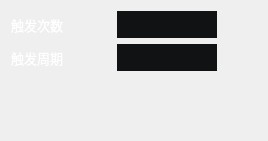
               <widget class="QWidget" name="page_16">
                <layout class="QGridLayout" name="gridLayout_32">
                 <item row="0" column="0">
                  <layout class="QHBoxLayout" name="horizontalLayout_118">
                   <item>
                    <widget class="QLabel" name="label_138">
                     <property name="minimumSize">
                      <size>
                       <width>100</width>
                       <height>0</height>
                      </size>
                     </property>
                     <property name="font">
                      <font>
                       <pointsize>10</pointsize>
                      </font>
                     </property>
                     <property name="styleSheet">
                      <string notr="true">color: rgb(255, 255, 255);</string>
                     </property>
                     <property name="text">
                      <string>触发次数</string>
                     </property>
                    </widget>
                   </item>
                   <item>
                    <widget class="QLineEdit" name="lineEdit_24">
                     <property name="sizePolicy">
                      <sizepolicy hsizetype="Minimum" vsizetype="Fixed">
                       <horstretch>0</horstretch>
                       <verstretch>0</verstretch>
                      </sizepolicy>
                     </property>
                     <property name="minimumSize">
                      <size>
                       <width>0</width>
                       <height>27</height>
                      </size>
                     </property>
                     <property name="maximumSize">
                      <size>
                       <width>100</width>
                       <height>26</height>
                      </size>
                     </property>
                     <property name="font">
                      <font>
                       <pointsize>10</pointsize>
                      </font>
                     </property>
                     <property name="styleSheet">
                      <string notr="true">background-color: rgb(17, 18, 20);
border:none;</string>
                     </property>
                     <property name="text">
                      <string/>
                     </property>
                    </widget>
                   </item>
                   <item>
                    <spacer name="horizontalSpacer_75">
                     <property name="orientation">
                      <enum>Qt::Horizontal</enum>
                     </property>
                     <property name="sizeHint" stdset="0">
                      <size>
                       <width>40</width>
                       <height>20</height>
                      </size>
                     </property>
                    </spacer>
                   </item>
                  </layout>
                 </item>
                 <item row="1" column="0">
                  <layout class="QHBoxLayout" name="horizontalLayout_119">
                   <item>
                    <widget class="QLabel" name="label_139">
                     <property name="minimumSize">
                      <size>
                       <width>100</width>
                       <height>0</height>
                      </size>
                     </property>
                     <property name="font">
                      <font>
                       <pointsize>10</pointsize>
                      </font>
                     </property>
                     <property name="styleSheet">
                      <string notr="true">color: rgb(255, 255, 255);</string>
                     </property>
                     <property name="text">
                      <string>触发周期</string>
                     </property>
                    </widget>
                   </item>
                   <item>
                    <widget class="QLineEdit" name="lineEdit_25">
                     <property name="sizePolicy">
                      <sizepolicy hsizetype="Minimum" vsizetype="Fixed">
                       <horstretch>0</horstretch>
                       <verstretch>0</verstretch>
                      </sizepolicy>
                     </property>
                     <property name="minimumSize">
                      <size>
                       <width>0</width>
                       <height>27</height>
                      </size>
                     </property>
                     <property name="maximumSize">
                      <size>
                       <width>100</width>
                       <height>26</height>
                      </size>
                     </property>
                     <property name="font">
                      <font>
                       <pointsize>10</pointsize>
                      </font>
                     </property>
                     <property name="styleSheet">
                      <string notr="true">background-color: rgb(17, 18, 20);
border:none;</string>
                     </property>
                     <property name="text">
                      <string/>
                     </property>
                    </widget>
                   </item>
                   <item>
                    <spacer name="horizontalSpacer_76">
                     <property name="orientation">
                      <enum>Qt::Horizontal</enum>
                     </property>
                     <property name="sizeHint" stdset="0">
                      <size>
                       <width>40</width>
                       <height>20</height>
                      </size>
                     </property>
                    </spacer>
                   </item>
                  </layout>
                 </item>
                 <item row="2" column="0">
                  <spacer name="verticalSpacer_22">
                   <property name="orientation">
                    <enum>Qt::Vertical</enum>
                   </property>
                   <property name="sizeHint" stdset="0">
                    <size>
                     <width>20</width>
                     <height>59</height>
                    </size>
                   </property>
                  </spacer>
                 </item>
                </layout>
               </widget>
